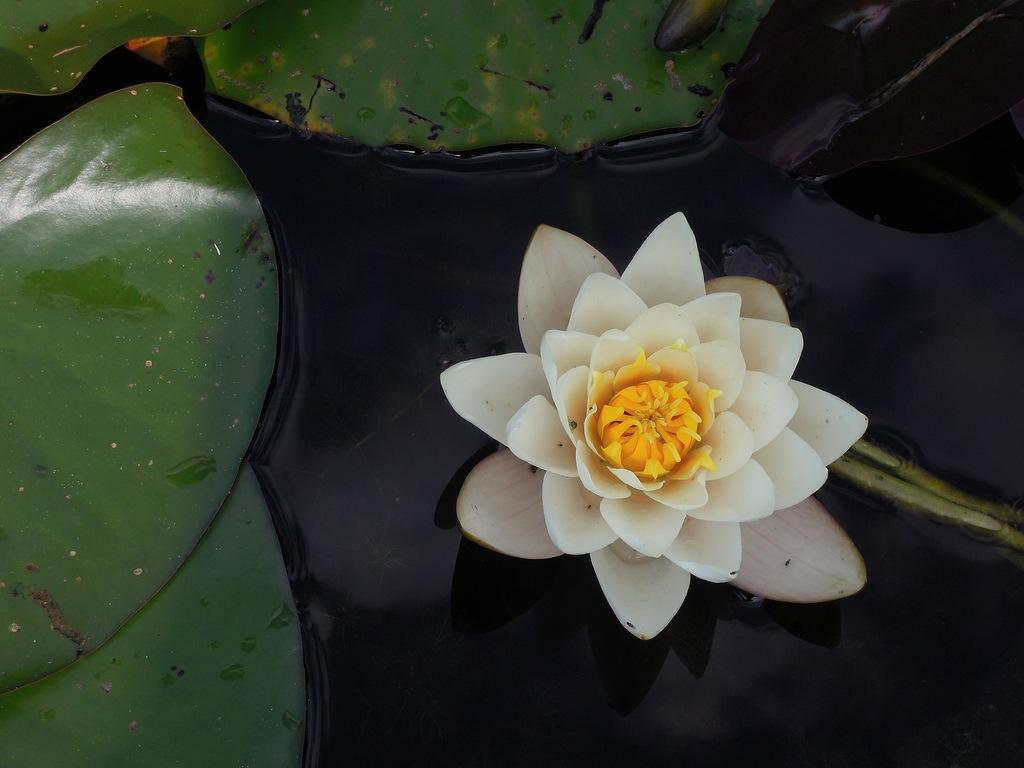
#> input picture Semana 5 - Filtros espaciais/Lista 04/flor.jpg, 1024 x 768 px
$ python exercicio01Filtro03.py
#> lines starting #> are read from the running program, lines starting #| are printed output that depends on the picture
from PIL import ImageFilter, Image

img1 = Image.open('flor.jpg')
#> img1 is the input picture: PIL image 1024x768 RGB; mean R, G, B 52.9, 57.6, 45.7

kernel = ImageFilter.Kernel((3, 3), (-1, -1, -1, -1, 8, -1, -1, -1, -1), 1, 0)

img2 = img1.filter(kernel)
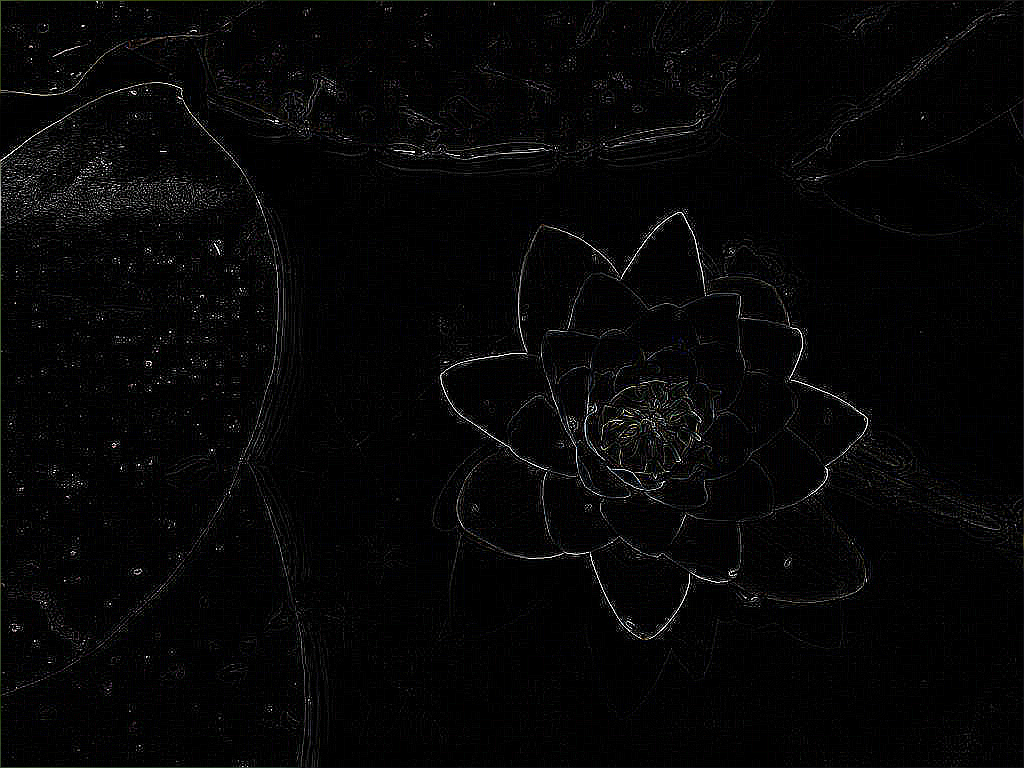
#> img2: PIL image 1024x768 RGB; mean R, G, B 5.9, 5.9, 6

img2.save('florFiltro03.jpg')

$ run again, with Semana 5 - Filtros espaciais/Lista 04/natureza.jpg copied over Semana 5 - Filtros espaciais/Lista 04/flor.jpg
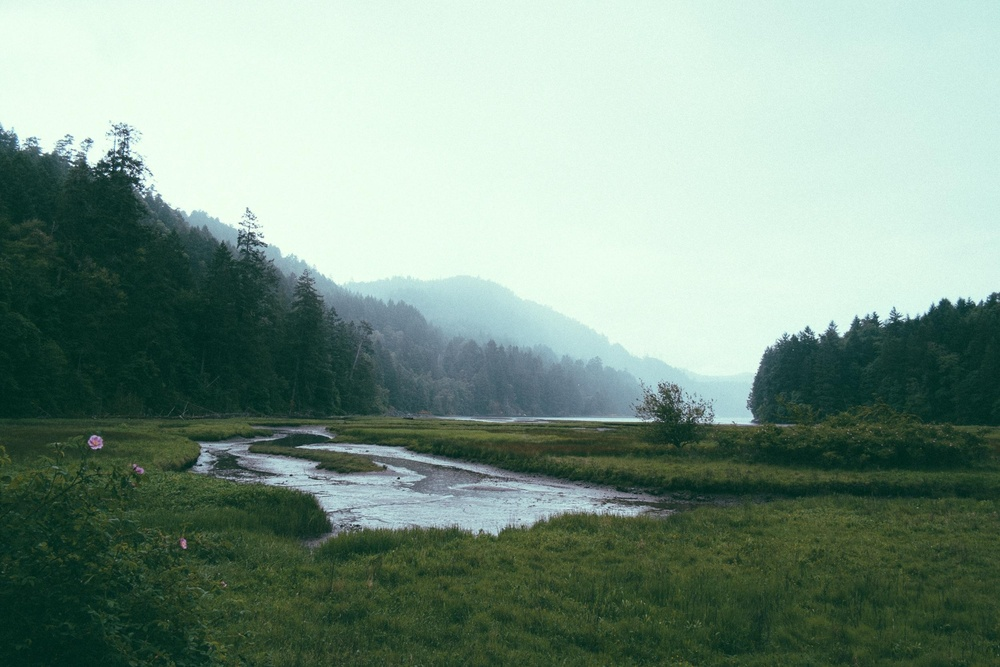
#> input picture Semana 5 - Filtros espaciais/Lista 04/natureza.jpg, 1000 x 667 px, shrunk from 2500 x 1667 before the run
#> img1 is the input picture: PIL image 1000x667 RGB; mean R, G, B 125.8, 149.8, 136
#> `img2 = img1.filter(kernel)`:
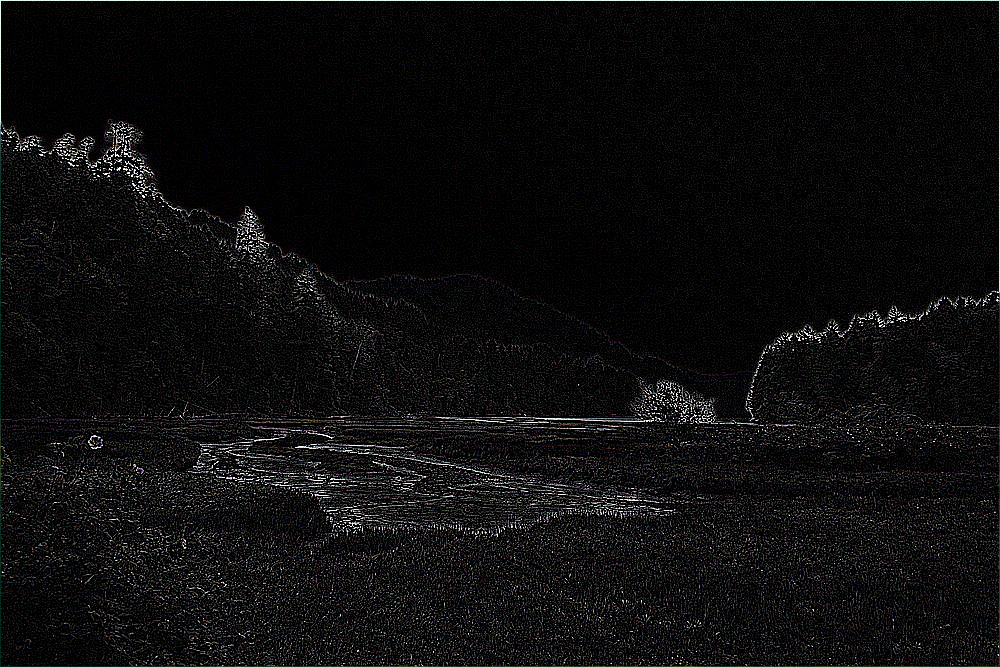
#> img2: PIL image 1000x667 RGB; mean R, G, B 13.6, 13.6, 13.6

$ run again, with Semana 5 - Filtros espaciais/Lista 04/xicara.jpg copied over Semana 5 - Filtros espaciais/Lista 04/flor.jpg
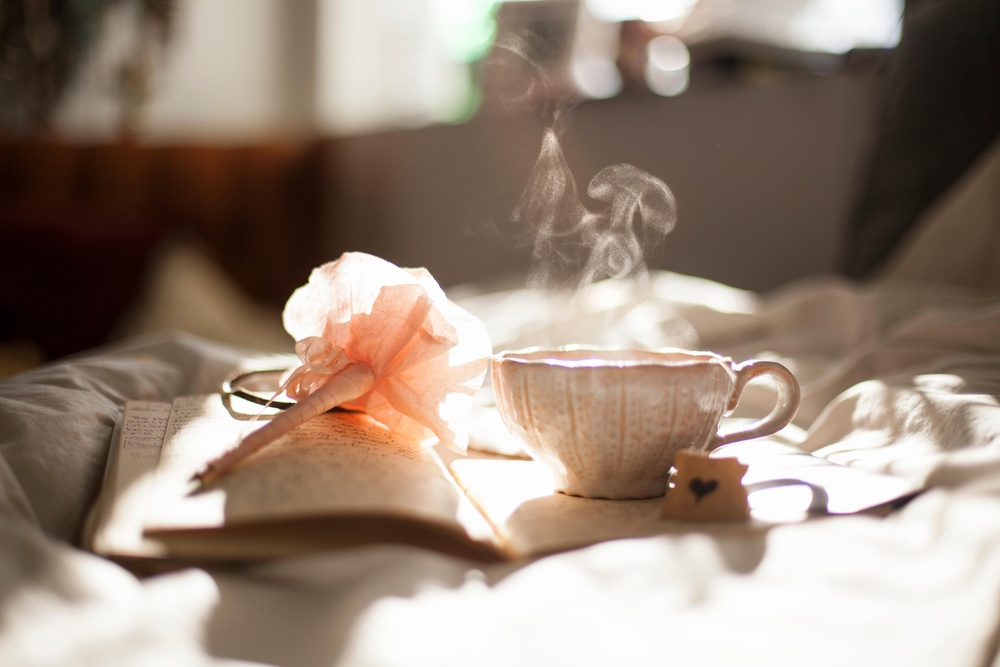
#> input picture Semana 5 - Filtros espaciais/Lista 04/xicara.jpg, 1000 x 667 px, shrunk from 5616 x 3744 before the run
#> img1 is the input picture: PIL image 1000x667 RGB; mean R, G, B 151.7, 134.2, 120.7
#> `img2 = img1.filter(kernel)`:
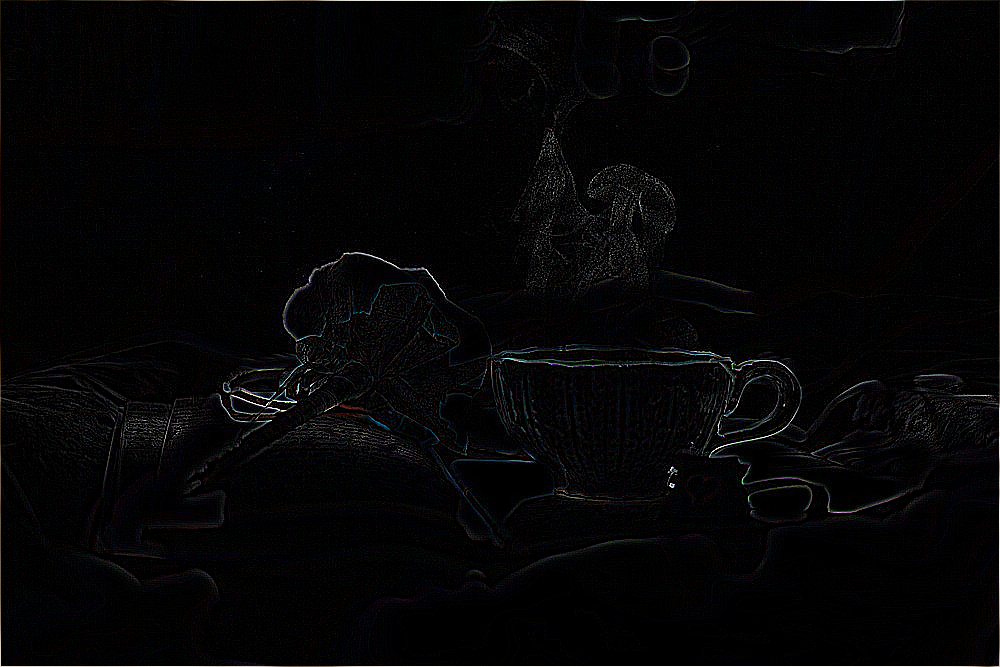
#> img2: PIL image 1000x667 RGB; mean R, G, B 5, 4.9, 5.2
